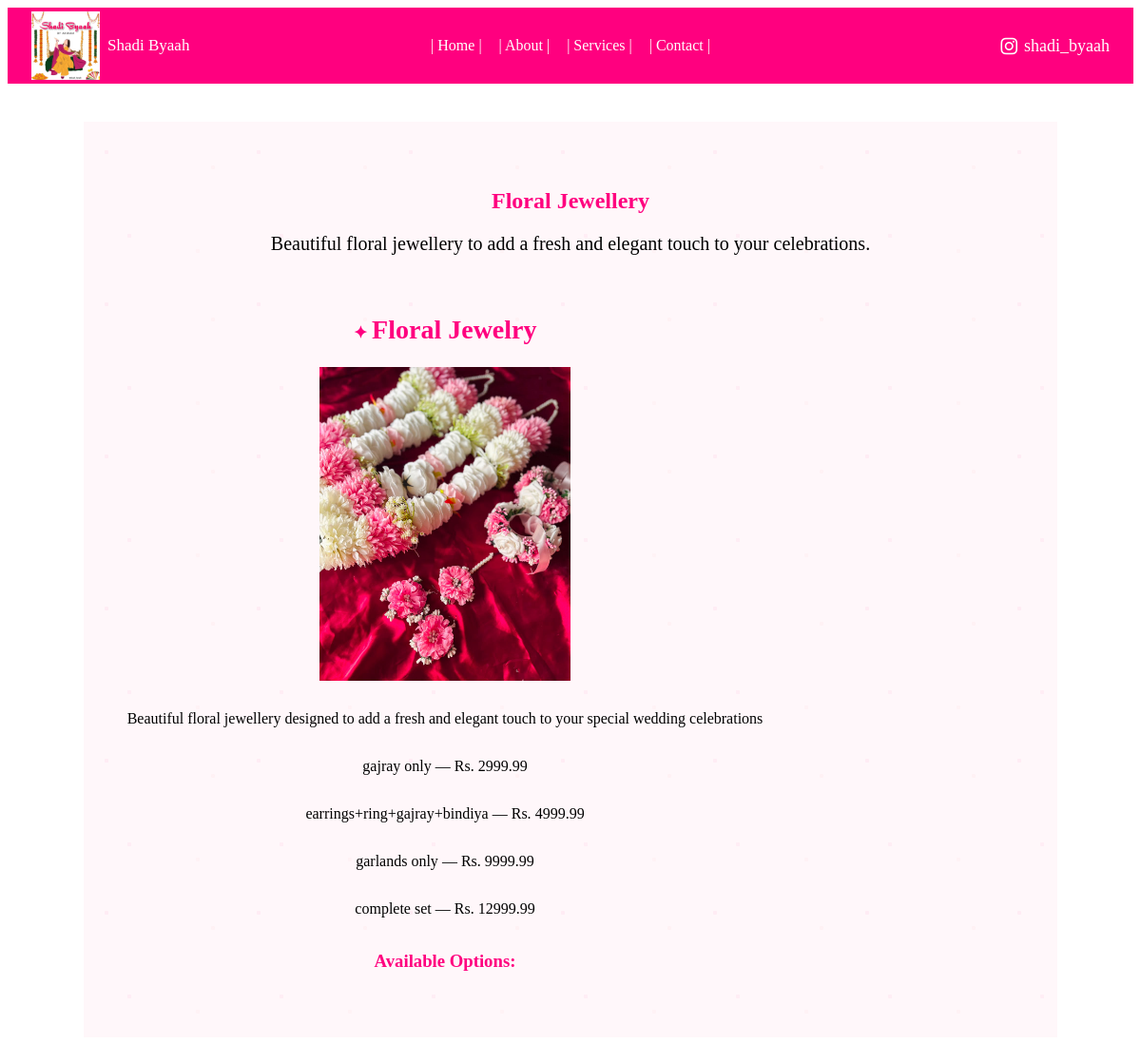
Page /floral-jewellery/ on the committed database.
### home/models.py (models this page shows, shortened)
class ProductImage(models.Model):
    product = models.ForeignKey(
        Product,
        on_delete=models.CASCADE,
        related_name='images'
    )
    image = models.CharField(max_length=255)

class Product(models.Model):
    CATEGORY_CHOICES = [
        ('mehndi_favors', 'Mehndi Favors'),
        ('wedding_favours', 'Wedding Favours'),
        ('nikah_essentials', 'Nikah Essentials'),
        ('bridal_shower', 'Bridal Shower'),
        ('baby_shower', 'Baby Shower'),
        ('wedding_cards', 'Wedding Cards'),
        ('floral_jewellery', 'Floral Jewellery'),
        ('engagement', 'Engagement'),
    ]
    CUSTOMIZATION_CHOICES = [
        ('full', 'Full Customization'),
        ('name_only', 'Name Only'),
        ('none', 'No Customization'),
    ]
    name = models.CharField(max_length=200)
    category = models.CharField(max_length=50, choices=CATEGORY_CHOICES)
    description = models.TextField()
    price = models.DecimalField(
        max_digits=10,
        decimal_places=2,
        null=True,
        blank=True
    )
    customization_type = models.CharField(
        max_length=20,
        choices=CUSTOMIZATION_CHOICES,
        default='none'
    )

class ProductOption(models.Model):
    product = models.ForeignKey(
        Product,
        on_delete=models.CASCADE,
        related_name='options'
    )
    option_name = models.CharField(max_length=100)
    price = models.DecimalField(
        max_digits=10,
        decimal_places=2
    )

### home/views.py (the view)
# urls.py: path('floral-jewellery/', views.floral_jewellery, name='floral_jewellery'),
def floral_jewellery(request):
    products = Product.objects.filter(category='floral_jewellery')
    return render(request, 'floral_jewellery.html', {'products': products})

### templates/floral_jewellery.html (shortened to what this page needs)
{% load static %}
<!DOCTYPE html>
<html lang="en">
<head>
    <link rel="stylesheet" href="{% static 'css/style.css' %}">
    <link rel="stylesheet" href="https://cdnjs.cloudflare.com/ajax/libs/font-awesome/6.5.2/css/all.min.css">
</head>
<body>
<header>
    <div class="header-left">
        <img src="{% static 'images/logo.jpeg' %}" alt="Shadi Byaah Logo">
        <span>Shadi Byaah</span>
    </div>
    <nav>
        <a href="{% url 'home' %}">| Home |</a>
        <a href="#">| About |</a>
        <a href="#">| Services |</a>
        <a href="#">| Contact |</a>
    </nav>
    <div class="header-right">
        <i class="fa-brands fa-instagram"></i>
        <span>shadi_byaah</span>
    </div>
</header>
<main>
    <section class="products">
        <h1>Floral Jewellery</h1>
        <p>Beautiful floral jewellery to add a fresh and elegant touch to your celebrations.</p>
        <a class="product-container">
            {% for product in products %}
               <a href="{% url 'product_detail' product.id %}" class="product-card">
                    <div class="product-slider">
                        {% for image in product.images.all %}
                            <img src="{% static 'images/' %}{{ image.image }}" alt="{{ product.name }}">
                        {% endfor %}
                    </div>
                    <h2>{{ product.name }}</h2>
                    <p>{{ product.description }}</p>
                    {% if product.options.all %}
                        <h3>Available Options:</h3>
                        {% for option in product.options.all %}
                            <p>
                                {{ option.option_name }} — Rs. {{ option.price }}
                            </p>
                        {% endfor %}
                    {% endif %}
                </a>
            {% endfor %}
    </section>
</main>
</body>
</html>

### static/css/style.css (style rules this page uses)
header { background-color: #FF007F; position: relative; height: 80px; display: flex; align-items: center; justify-content: center; }
.header-left { position: absolute; left: 25px; top: 50%; transform: translateY(-50%); display: flex; align-items: center; gap: 8px; }
.header-left img { width: 72px; height: 72px; object-fit: contain; }
.header-left span { font-family: "DM Serif Display", serif; font-size: 17px; color: white; }
header nav { display: flex; gap: 18px; align-items: center; }
header nav a { color: white; text-decoration: none; font-family: "Playfair Display", serif; font-size: 16px; }
.header-right { position: absolute; right: 25px; top: 50%; transform: translateY(-50%); display: flex; align-items: center; gap: 7px; color: white; font-family: "Playfair Display", serif; font-size: 18px; }
.header-right i { font-size: 20px; color: white; }
main { min-height: calc(100vh - 140px); display: flex; align-items: center; justify-content: space-between; padding: 40px 80px; box-sizing: border-box; }
.products { background-color: #fff7fa; background-image: radial-gradient( circle at 15% 20%, rgba(255, 105, 180, 0.08) 0 2px, transparent 2.5px ), radial-gradient( circle at 85% 30%, rgba(255, 182, 193, 0.09) 0 2px, transparent 2.5px ), radial-gradient( circle at 30% 75%, rgba(255, 105, 180, 0.07) 0 2px, transparent 2.5px ), radial-gradient( circle at 75% 85%, rgba(255, 182, 193, 0.08) 0 2px, transparent 2.5px ); background-size: 160px 160px; background-repeat: repeat; min-height: 100vh; padding: 50px 30px; width: 100%; box-sizing: border-box; }
.products h1 { color: #FF007F; font-family: "DM Serif Display", serif; text-align: center; }
.product-card { text-decoration: none; color: inherit; }
.product-card h2 { color: #FF007F; font-family: "DM Serif Display", serif; font-size: 28px; }
.product-card h2::before { content: "✦ "; font-size: 18px; }
.product-card p { font-family: "Playfair Display", serif; }
.product-card h3 { color: #FF007F; font-family: "DM Serif Display", serif; }
.product-slider { display: flex; overflow-x: auto; scroll-snap-type: x mandatory; width: 100%; max-width: 318px; margin: 0 auto 15px; scroll-behavior: smooth; }
.product-slider img { flex: 0 0 100%; width: 100%; height: 330px; object-fit: contain; border-radius: 10px; scroll-snap-align: start; }
.category-card, .product-container { display: flex !important; flex-direction: column !important; align-items: center !important; gap: 50px !important; max-width: 1100%; margin: 40px auto 0; }
.product-card { display: flex !important; flex-direction: column !important; align-items: center !important; width: 100%; max-width: 700px; text-align: center !important; }
.product-card .product-slider { margin: 0 auto 15px; }
.product-card h2, .product-card p, .product-card h3 { text-align: center; width: 100%; }
.products > p { text-align: center; font-size: 20px; font-family: 'Playfair Display', serif; margin-bottom: 30px; }
.product-card { display: flex; flex-direction: column; }
.product-card h2 { order: 1; }
.product-slider { order: 2; }
.product-card p { order: 3; }
.product-card h3 { order: 4; }

### rows in the picture
Product: name "Floral Jewelry", description "Beautiful floral jewellery designed to add a fresh and elegant touch to your special wedding celebrations"
ProductImage: image (picture)
ProductOption: option_name "gajray only", price "2999.99"
ProductOption: option_name "earrings+ring+gajray+bindiya", price "4999.99"
ProductOption: option_name "garlands only", price "9999.99"
ProductOption: option_name "complete set", price "12999.99"
